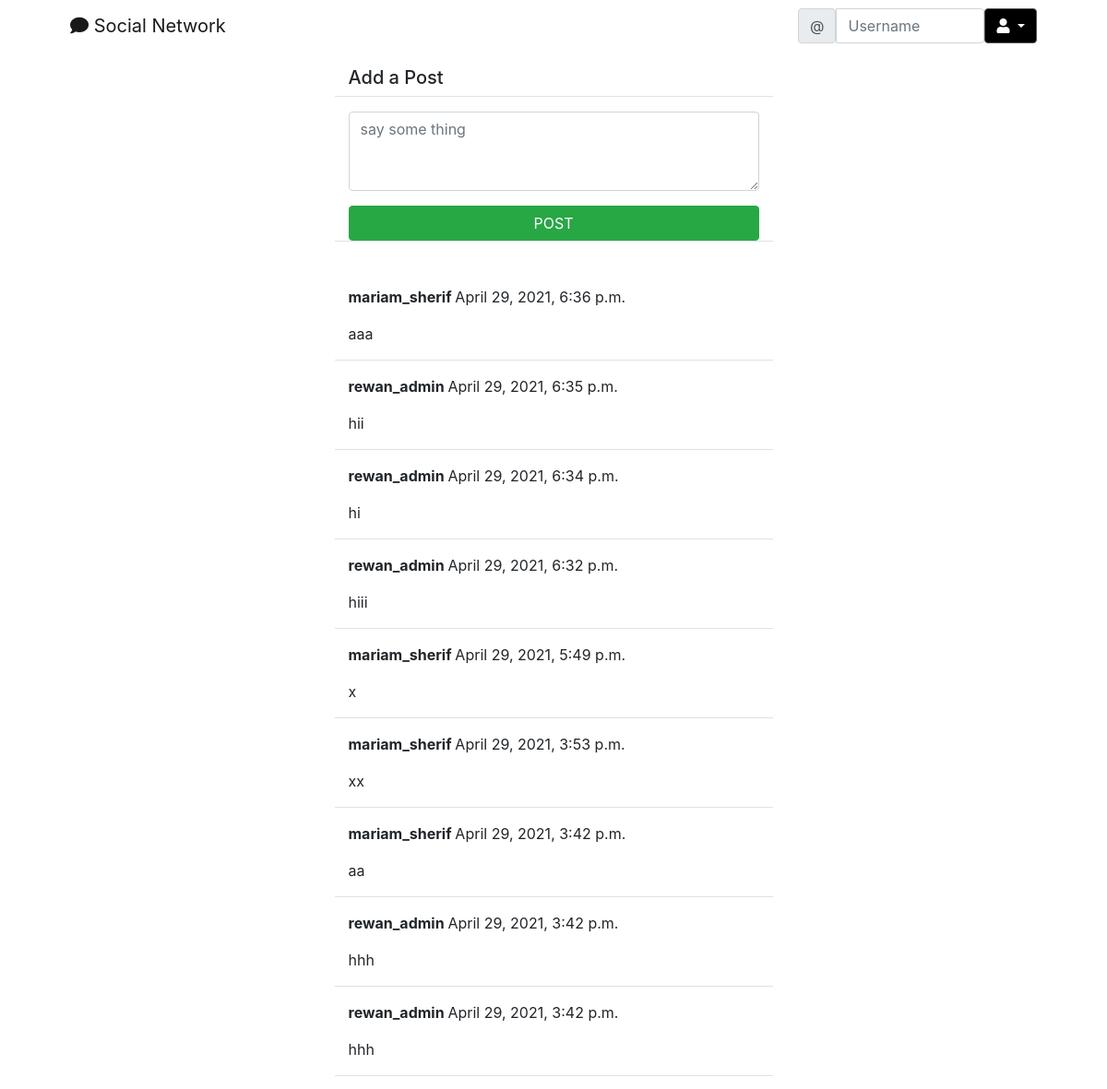
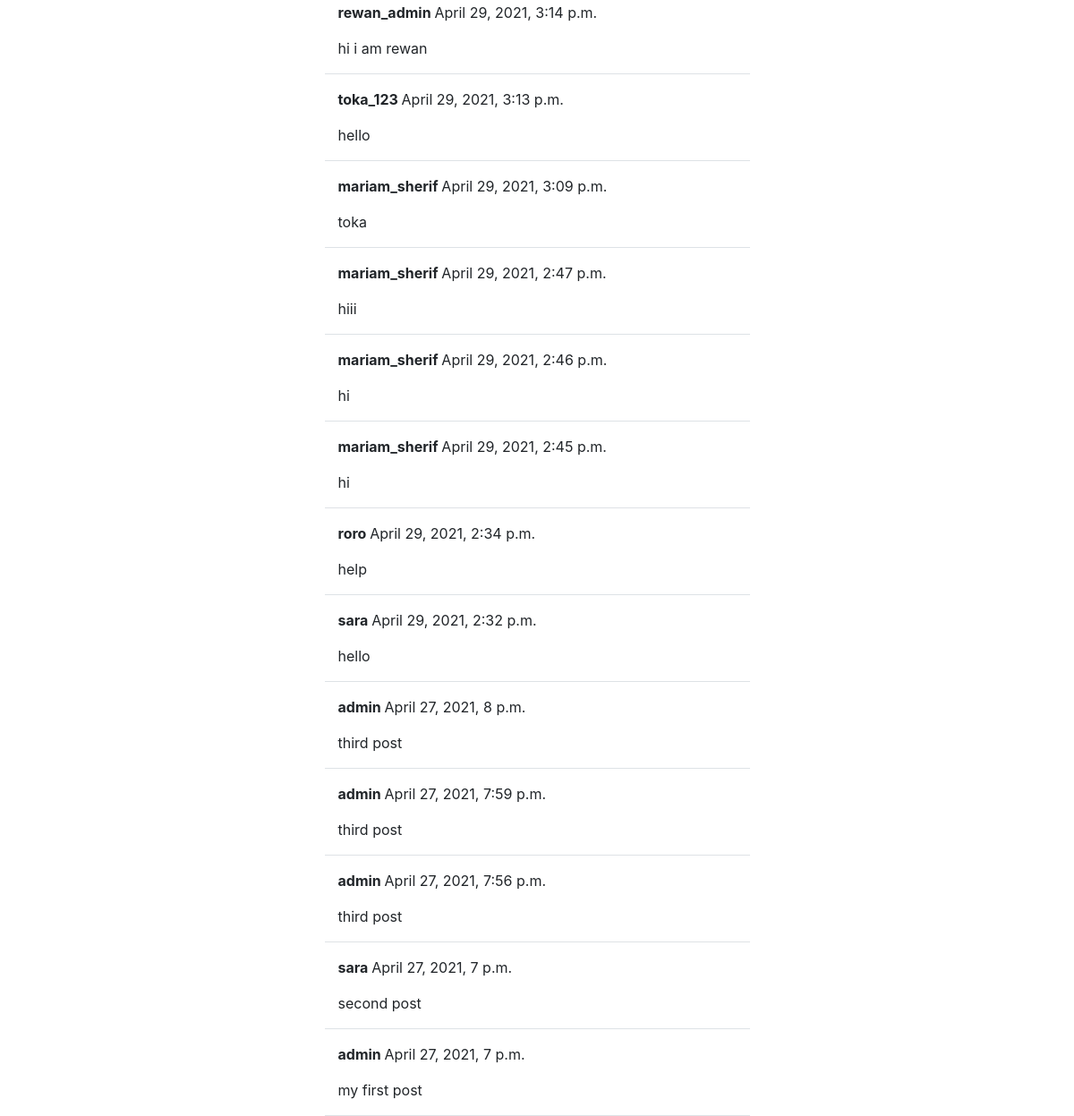
Before: /social/ (signed in) with the older database file (2 pictures, top to bottom).
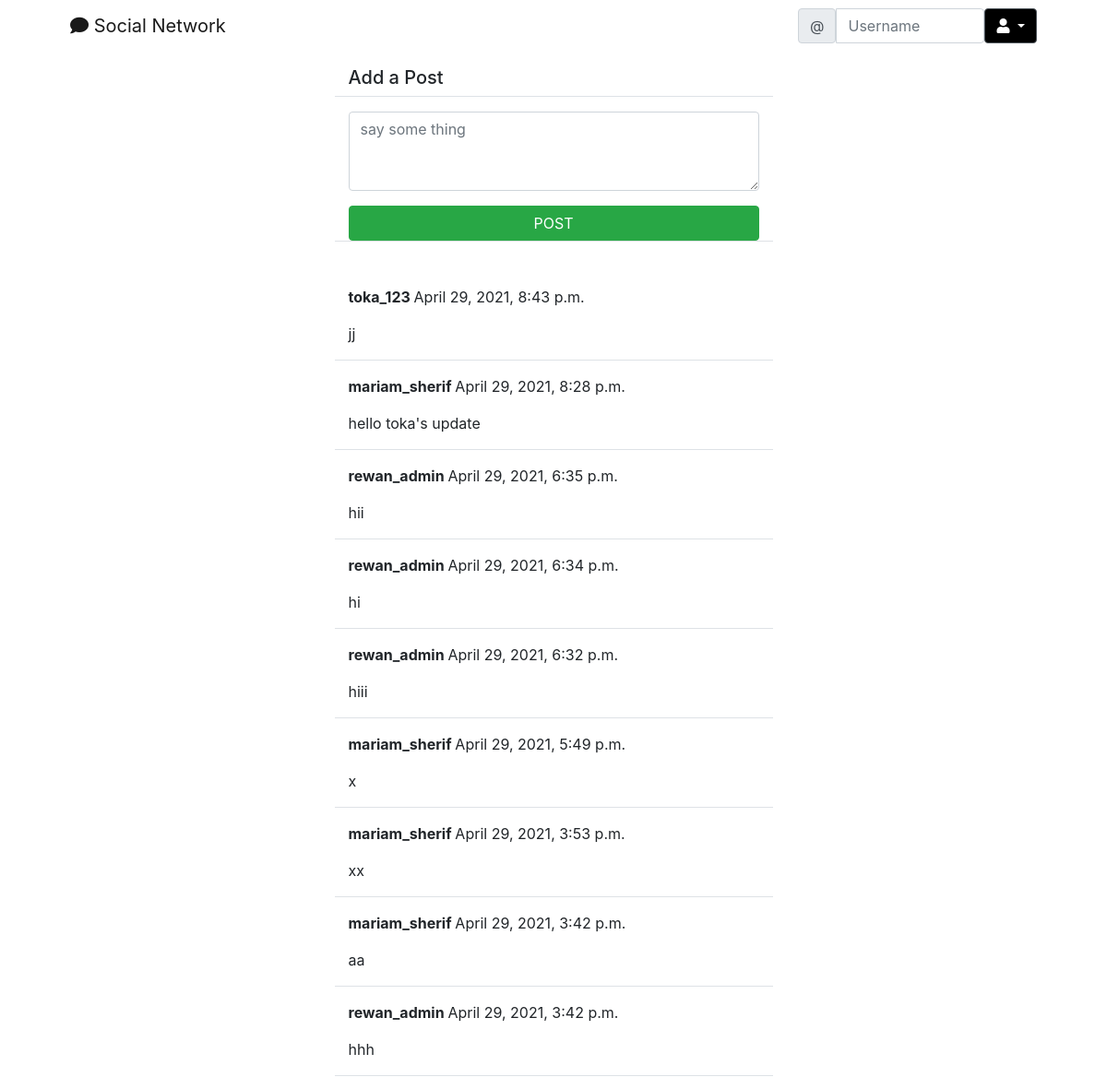
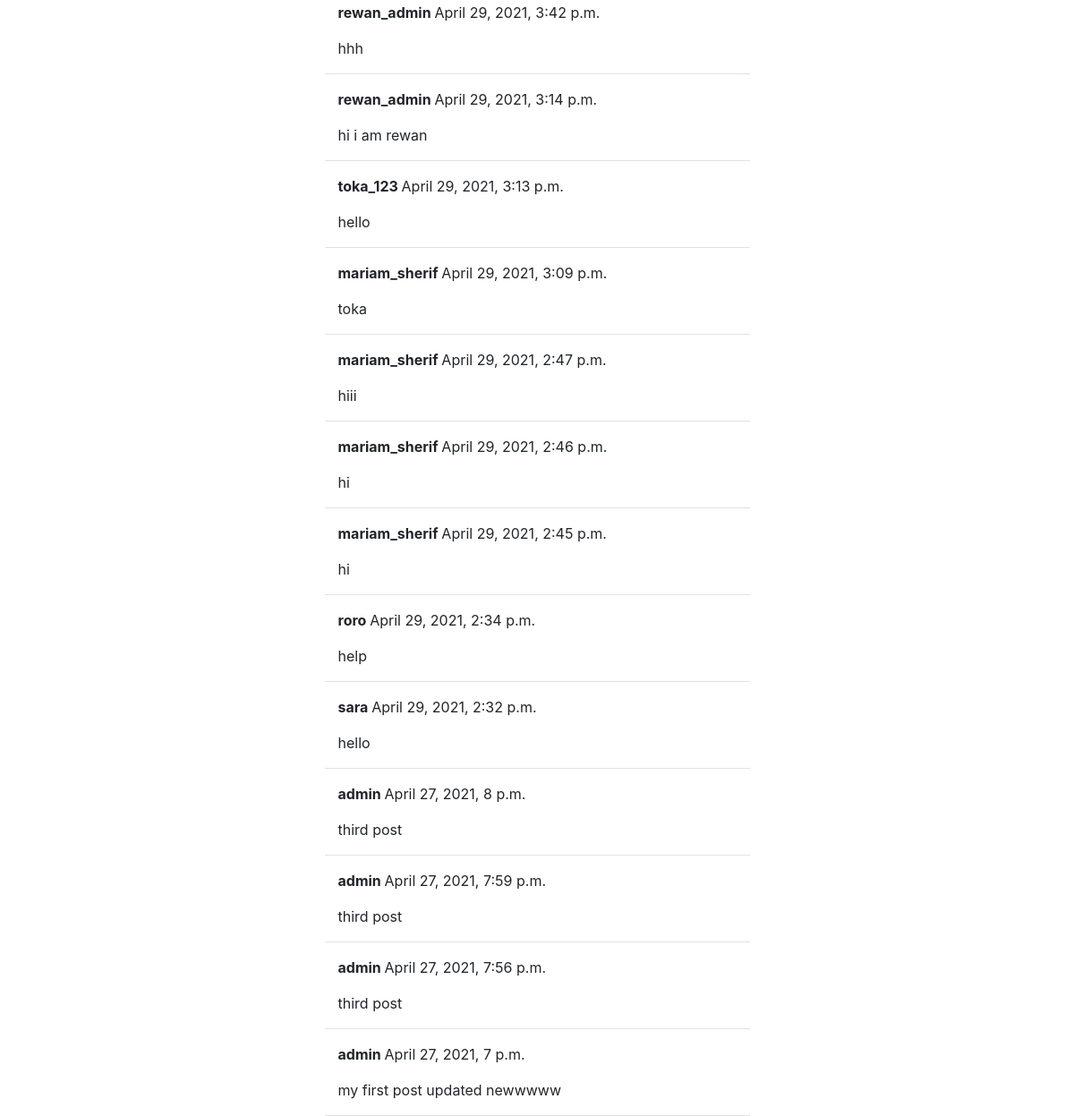
After: the same page with the newer database file (2 pictures, top to bottom).
### social/models.py (models this page shows)
class Post(models.Model):
    body=models.TextField()
    created_on=models.DateTimeField(default=timezone.now)
    author=models.ForeignKey(User,on_delete=models.CASCADE)

### social/views.py (the view, shortened to what this page needs)
# urls.py: path('',PostListView.as_view(),name='post-list'),
class PostListView(LoginRequiredMixin, View):
    def get(self, request, *args, **kwargs):
        posts = Post.objects.all().order_by('-created_on')
        form = PostForm()
        context = {
            'post_list': posts,
            'form': form,
        }
        return render(request, 'social/post_list.html', context)

### social/forms.py
class PostForm(forms.ModelForm):
    body=forms.CharField(label='',widget=forms.Textarea(attrs={'rows':'3','placeholder':'say some thing'}))
    class Meta:
        model=Post
        fields=['body']

### social/templates/social/post_list.html (shortened to what this page needs)
{% extends 'landing/base.html'%}
{%load crispy_forms_tags %}
{% block content%}
  <div class="container">
    <div class="row justify-content-center mt-3">
        <div class="col-md-5 col-sm-12 border-bottom">
            <h5>Add a Post</h5>
        </div>
    </div>
    <div class="row justify-content-center mt-3 mb-5">
        <div class="col-md-5 col-sm-12 border-bottom">
            <form method="POST">
               {{form|crispy}}
               <div class="d-grid gap-2">
                 <button class="btn btn-success btn-block mt-3">POST</button>
               </div>
            </form>
        </div>
    </div>
      {% for post in post_list %}
      <div class="row justify-content-center mt-3">
          <div class="col-md-5 col-sm-12 border-bottom position-relative">
              <p><strong>{{post.author}} </strong> {{post.created_on}}</p>
              <p>{{post.body}}</p>
          </div>
      </div>
      {% endfor %}
  </div>
{% endblock content%}

Changed rows visible on the page:
removed Post: author "mariam_sherif", created_on "April 29, 2021, 6:36 p.m.", body "aaa"
removed Post: author "sara", created_on "April 27, 2021, 7 p.m.", body "second post"
added Post: author "toka_123", created_on "April 29, 2021, 8:43 p.m.", body "jj"
added Post: author "mariam_sherif", created_on "April 29, 2021, 8:28 p.m.", body "hello toka's update"
changed Post: body "my first post" → "my first post updated newwwww"
